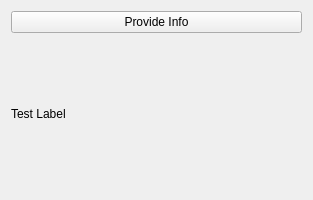
<?xml version="1.0" encoding="UTF-8"?>
<ui version="4.0">
 <class>Widget</class>
 <widget class="QWidget" name="Widget">
  <property name="enabled">
   <bool>true</bool>
  </property>
  <property name="geometry">
   <rect>
    <x>0</x>
    <y>0</y>
    <width>313</width>
    <height>200</height>
   </rect>
  </property>
  <property name="windowTitle">
   <string>Widget</string>
  </property>
  <layout class="QVBoxLayout" name="verticalLayout">
   <item>
    <widget class="QPushButton" name="provideInfoPushButton">
     <property name="text">
      <string>Provide Info</string>
     </property>
     <property name="checkable">
      <bool>false</bool>
     </property>
     <property name="checked">
      <bool>false</bool>
     </property>
     <property name="flat">
      <bool>false</bool>
     </property>
    </widget>
   </item>
   <item>
    <widget class="QLabel" name="testLabel">
     <property name="text">
      <string>Test Label</string>
     </property>
     <property name="scaledContents">
      <bool>false</bool>
     </property>
     <property name="wordWrap">
      <bool>true</bool>
     </property>
    </widget>
   </item>
  </layout>
 </widget>
 <resources/>
 <connections/>
</ui>
